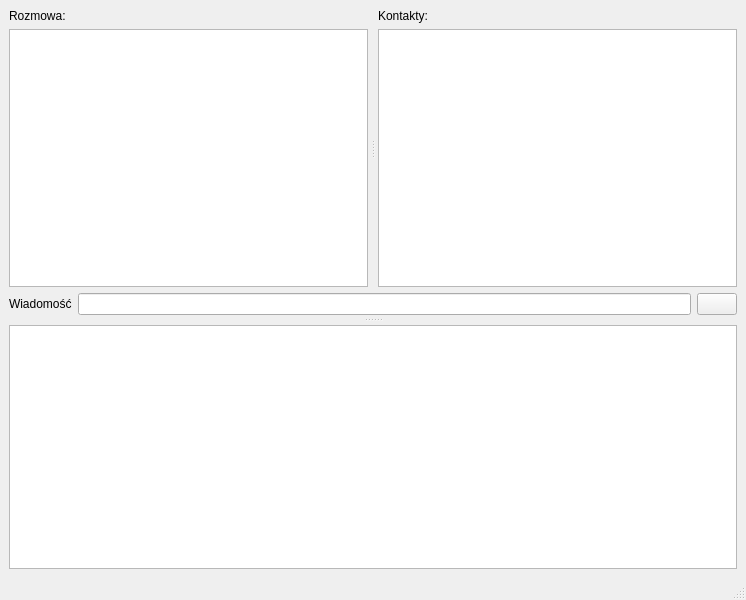
<?xml version="1.0" encoding="UTF-8"?>
<ui version="4.0">
 <class>MainWindow</class>
 <widget class="QMainWindow" name="MainWindow">
  <property name="geometry">
   <rect>
    <x>0</x>
    <y>0</y>
    <width>746</width>
    <height>600</height>
   </rect>
  </property>
  <property name="windowTitle">
   <string>Multitalk</string>
  </property>
  <property name="windowIcon">
   <iconset resource="res.qrc">
    <normaloff>:/images/window.png</normaloff>:/images/window.png</iconset>
  </property>
  <widget class="QWidget" name="centralwidget">
   <layout class="QVBoxLayout" name="verticalLayout_4">
    <item>
     <widget class="QSplitter" name="splitterLeftRight">
      <property name="frameShape">
       <enum>QFrame::NoFrame</enum>
      </property>
      <property name="orientation">
       <enum>Qt::Vertical</enum>
      </property>
      <property name="handleWidth">
       <number>10</number>
      </property>
      <widget class="QWidget" name="layoutWidget">
       <layout class="QVBoxLayout" name="verticalLayout_3">
        <item>
         <widget class="QSplitter" name="splitterUpDown">
          <property name="sizePolicy">
           <sizepolicy hsizetype="MinimumExpanding" vsizetype="MinimumExpanding">
            <horstretch>0</horstretch>
            <verstretch>0</verstretch>
           </sizepolicy>
          </property>
          <property name="minimumSize">
           <size>
            <width>0</width>
            <height>100</height>
           </size>
          </property>
          <property name="frameShape">
           <enum>QFrame::NoFrame</enum>
          </property>
          <property name="frameShadow">
           <enum>QFrame::Raised</enum>
          </property>
          <property name="orientation">
           <enum>Qt::Horizontal</enum>
          </property>
          <property name="opaqueResize">
           <bool>true</bool>
          </property>
          <property name="handleWidth">
           <number>10</number>
          </property>
          <widget class="QWidget" name="layoutWidget">
           <layout class="QVBoxLayout" name="verticalLayout" stretch="1,0">
            <item>
             <widget class="QLabel" name="label_2">
              <property name="sizePolicy">
               <sizepolicy hsizetype="Preferred" vsizetype="Preferred">
                <horstretch>70</horstretch>
                <verstretch>0</verstretch>
               </sizepolicy>
              </property>
              <property name="text">
               <string>Rozmowa:</string>
              </property>
             </widget>
            </item>
            <item>
             <widget class="QTableView" name="conversationView">
              <property name="sizePolicy">
               <sizepolicy hsizetype="Expanding" vsizetype="MinimumExpanding">
                <horstretch>70</horstretch>
                <verstretch>70</verstretch>
               </sizepolicy>
              </property>
              <property name="editTriggers">
               <set>QAbstractItemView::NoEditTriggers</set>
              </property>
              <property name="selectionMode">
               <enum>QAbstractItemView::SingleSelection</enum>
              </property>
              <property name="selectionBehavior">
               <enum>QAbstractItemView::SelectRows</enum>
              </property>
             </widget>
            </item>
           </layout>
          </widget>
          <widget class="QWidget" name="layoutWidget">
           <layout class="QVBoxLayout" name="verticalLayout_2">
            <item>
             <widget class="QLabel" name="label_3">
              <property name="sizePolicy">
               <sizepolicy hsizetype="Preferred" vsizetype="Preferred">
                <horstretch>30</horstretch>
                <verstretch>0</verstretch>
               </sizepolicy>
              </property>
              <property name="text">
               <string>Kontakty:</string>
              </property>
             </widget>
            </item>
            <item>
             <widget class="QTableView" name="peersView">
              <property name="sizePolicy">
               <sizepolicy hsizetype="Preferred" vsizetype="MinimumExpanding">
                <horstretch>30</horstretch>
                <verstretch>0</verstretch>
               </sizepolicy>
              </property>
              <property name="baseSize">
               <size>
                <width>0</width>
                <height>0</height>
               </size>
              </property>
              <property name="editTriggers">
               <set>QAbstractItemView::NoEditTriggers</set>
              </property>
              <property name="selectionMode">
               <enum>QAbstractItemView::SingleSelection</enum>
              </property>
              <property name="selectionBehavior">
               <enum>QAbstractItemView::SelectRows</enum>
              </property>
             </widget>
            </item>
           </layout>
          </widget>
         </widget>
        </item>
        <item>
         <layout class="QHBoxLayout" name="horizontalLayout">
          <item>
           <widget class="QLabel" name="label">
            <property name="text">
             <string>Wiadomość</string>
            </property>
           </widget>
          </item>
          <item>
           <widget class="QLineEdit" name="newMessage"/>
          </item>
          <item>
           <widget class="QPushButton" name="sendButton">
            <property name="cursor">
             <cursorShape>PointingHandCursor</cursorShape>
            </property>
            <property name="toolTip">
             <string>Send</string>
            </property>
            <property name="text">
             <string/>
            </property>
            <property name="icon">
             <iconset resource="res.qrc">
              <normaloff>:/images/send.png</normaloff>:/images/send.png</iconset>
            </property>
           </widget>
          </item>
         </layout>
        </item>
       </layout>
      </widget>
      <widget class="QTextEdit" name="logView">
       <property name="sizePolicy">
        <sizepolicy hsizetype="Expanding" vsizetype="Preferred">
         <horstretch>0</horstretch>
         <verstretch>0</verstretch>
        </sizepolicy>
       </property>
       <property name="minimumSize">
        <size>
         <width>0</width>
         <height>100</height>
        </size>
       </property>
       <property name="maximumSize">
        <size>
         <width>16777215</width>
         <height>16777215</height>
        </size>
       </property>
       <property name="readOnly">
        <bool>true</bool>
       </property>
      </widget>
     </widget>
    </item>
   </layout>
  </widget>
  <widget class="QMenuBar" name="menubar">
   <property name="geometry">
    <rect>
     <x>0</x>
     <y>0</y>
     <width>746</width>
     <height>21</height>
    </rect>
   </property>
  </widget>
  <widget class="QStatusBar" name="statusbar"/>
 </widget>
 <resources>
  <include location="res.qrc"/>
 </resources>
 <connections/>
</ui>
